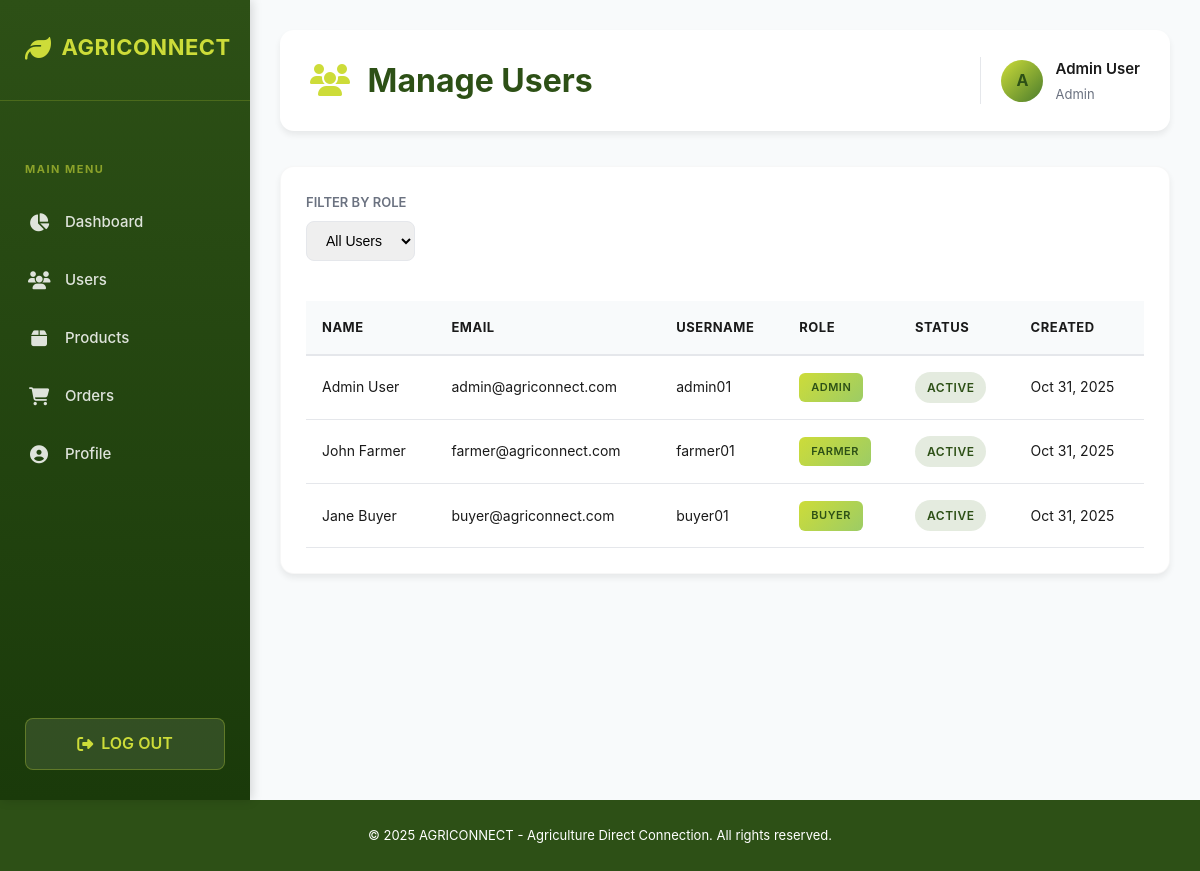
Screenshot of /pages/users/manage-users.php (signed in) with the database file from the repository.
### tables this page shows
CREATE TABLE users (
    user_id INT PRIMARY KEY AUTO_INCREMENT,
    username VARCHAR(50) UNIQUE NOT NULL,
    email VARCHAR(100) UNIQUE NOT NULL,
    password VARCHAR(255) NOT NULL,
    full_name VARCHAR(100) NOT NULL,
    phone VARCHAR(15),
    address TEXT,
    role ENUM('admin', 'farmer', 'buyer') NOT NULL,
    profile_image VARCHAR(255),
    is_active BOOLEAN DEFAULT TRUE,
    created_at TIMESTAMP DEFAULT CURRENT_TIMESTAMP,
    updated_at TIMESTAMP DEFAULT CURRENT_TIMESTAMP ON UPDATE CURRENT_TIMESTAMP
);

### includes/auth-check.php (called while the page is built, shortened)
<?php
include_once($_SERVER['DOCUMENT_ROOT'] . '/agriconnect/config/db.php');
$user_id = $_SESSION['user_id'];
$query = "SELECT u.* FROM users u WHERE u.user_id = ?";
$stmt = $conn->prepare($query);
$stmt->bind_param("i", $user_id);
$stmt->execute();
$result = $stmt->get_result();
$current_user = $result->fetch_assoc();
?>

### pages/users/manage-users.php (the view, shortened to what this page needs)
<?php
include_once($_SERVER['DOCUMENT_ROOT'] . '/agriconnect/includes/auth-check.php');
include_once($_SERVER['DOCUMENT_ROOT'] . '/agriconnect/includes/header.php');
$query = "SELECT * FROM users WHERE 1=1";
$query .= " ORDER BY created_at DESC";
$result = $conn->query($query);
?>
<div class="main-wrapper">
    <?php include_once($_SERVER['DOCUMENT_ROOT'] . '/agriconnect/includes/sidebar.php'); ?>
    <div class="main-content">
        <div class="top-bar">
            <div class="top-bar-left">
                <h1 style="margin: 0; color: var(--primary-green);">
                    <i class="fas fa-users" style="color: var(--accent-lime); margin-right: 10px;"></i>
                    Manage Users
                </h1>
            </div>
            <div class="top-bar-right">
                <div class="user-info">
                    <div class="user-avatar"><?php echo strtoupper(substr($current_user['full_name'], 0, 1)); ?></div>
                    <div class="user-details">
                        <h3><?php echo $current_user['full_name']; ?></h3>
                        <p><?php echo ucfirst($current_user['role']); ?></p>
                    </div>
                </div>
            </div>
        </div>
        <div class="card">
            <div style="margin-bottom: 20px;">
                <label style="font-weight: 600; font-size: 13px; color: var(--text-gray); display: block; margin-bottom: 8px;">FILTER BY ROLE</label>
                <select onchange="window.location.href='?role=' + this.value" style="padding: 10px 15px; border-radius: 8px; border: 1px solid var(--border-light); font-size: 14px;">
                    <option value="">All Users</option>
                </select>
            </div>
            <div class="table-responsive">
                <table>
                    <thead>
                        <tr>
                            <th>Name</th>
                            <th>Email</th>
                            <th>Username</th>
                            <th>Role</th>
                            <th>Status</th>
                            <th>Created</th>
                        </tr>
                    </thead>
                    <tbody>
                        <?php while ($row = $result->fetch_assoc()): ?>
                            <tr>
                                <td><?php echo htmlspecialchars($row['full_name']); ?></td>
                                <td><?php echo htmlspecialchars($row['email']); ?></td>
                                <td><?php echo htmlspecialchars($row['username']); ?></td>
                                <td>
                                    <span class="badge" style="background: linear-gradient(135deg, var(--accent-lime), #9ccc65); color: var(--primary-green); padding: 6px 12px; border-radius: 6px; font-weight: 600; text-transform: uppercase; font-size: 11px;">
                                        <?php echo ucfirst($row['role']); ?>
                                    </span>
                                </td>
                                <td>
                                    <span class="badge <?php echo $row['is_active'] ? 'badge-success' : 'badge-danger'; ?>" style="padding: 6px 12px;">
                                        <?php echo $row['is_active'] ? 'Active' : 'Inactive'; ?>
                                    </span>
                                </td>
                                <td><?php echo date('M d, Y', strtotime($row['created_at'])); ?></td>
                            </tr>
                        <?php endwhile; ?>
                    </tbody>
                </table>
            </div>
        </div>
    </div>
</div>
<?php include_once($_SERVER['DOCUMENT_ROOT'] . '/agriconnect/includes/footer.php'); ?>

### includes/header.php (shortened to what this page needs)
<!DOCTYPE html>
<html lang="en">
<head>
    <link rel="stylesheet" href="/agriconnect/assets/css/style.css">
    <link rel="stylesheet" href="https://cdnjs.cloudflare.com/ajax/libs/font-awesome/6.4.0/css/all.min.css">
</head>
<body>

### includes/sidebar.php (shortened to what this page needs)
<?php
if (isset($current_user)) {
    $role = $current_user['role'];
?>
<aside class="sidebar">
    <div class="sidebar-header">
        <div class="logo">
            <i class="fas fa-leaf"></i>
            <span>AGRICONNECT</span>
        </div>
    </div>
    <nav class="sidebar-menu">
        <?php if ($role === 'admin'): ?>
            <div class="menu-title">Main Menu</div>
            <ul>
                <li><a href="/agriconnect/pages/dashboard/admin-dashboard.php"><i class="fas fa-chart-pie"></i> <span>Dashboard</span></a></li>
                <li><a href="/agriconnect/pages/users/manage-users.php"><i class="fas fa-users"></i> <span>Users</span></a></li>
                <li><a href="/agriconnect/pages/product/view-products.php"><i class="fas fa-box"></i> <span>Products</span></a></li>
                <li><a href="/agriconnect/pages/orders/view-orders.php"><i class="fas fa-shopping-cart"></i> <span>Orders</span></a></li>
                <li><a href="/agriconnect/pages/profile/user-profile.php"><i class="fas fa-user-circle"></i> <span>Profile</span></a></li>
            </ul>
        <?php endif; ?>
    </nav>
    <div class="sidebar-footer">
        <a href="/agriconnect/pages/logout.php" class="logout-btn">
            <i class="fas fa-sign-out-alt"></i> LOG OUT
        </a>
    </div>
</aside>
<?php
}
?>

### includes/footer.php
<footer>
    <p>&copy; 2025 AGRICONNECT - Agriculture Direct Connection. All rights reserved.</p>
</footer>
</body>
</html>

### assets/css/style.css (style rules this page uses)
:root { --primary-green: #2d5016; --dark-green: #1a3a0a; --light-green: #4a7c2c; --accent-lime: #cddc39; --accent-light-lime: #e8f5e9; --bg-light: #f8fafb; --bg-white: #ffffff; --text-dark: #1a1a1a; --text-gray: #6b7280; --border-light: #e5e7eb; --shadow-sm: 0 1px 2px rgba(0, 0, 0, 0.05); --shadow-md: 0 4px 6px rgba(0, 0, 0, 0.07); --shadow-lg: 0 10px 15px rgba(0, 0, 0, 0.1); }
* { margin: 0; padding: 0; box-sizing: border-box; }
html, body { width: 100%; height: 100%; }
body { font-family: -apple-system, BlinkMacSystemFont, "Segoe UI", Roboto, "Helvetica Neue", Arial, sans-serif; background-color: var(--bg-light); color: var(--text-dark); line-height: 1.6; overflow-x: hidden; }
.main-wrapper { display: flex; min-height: 100vh; }
.sidebar { width: 250px; background: linear-gradient(180deg, var(--primary-green) 0%, var(--dark-green) 100%); color: var(--bg-white); padding: 30px 0; position: fixed; height: 100vh; overflow-y: auto; box-shadow: 2px 0 10px rgba(0, 0, 0, 0.15); z-index: 1000; }
.sidebar-header { padding: 0 25px 35px; border-bottom: 1px solid rgba(205, 220, 57, 0.2); }
.logo { display: flex; align-items: center; gap: 10px; font-size: 22px; font-weight: 700; color: var(--accent-lime); letter-spacing: 0.5px; }
.logo i { font-size: 26px; }
.sidebar-menu { padding: 30px 0; }
.menu-title { padding: 10px 25px; font-size: 11px; font-weight: 700; text-transform: uppercase; color: rgba(205, 220, 57, 0.6); letter-spacing: 1.5px; margin-top: 20px; }
.sidebar-menu ul { list-style: none; }
.sidebar-menu li { margin: 8px 0; }
.sidebar-menu a { display: flex; align-items: center; gap: 15px; padding: 13px 25px; color: rgba(255, 255, 255, 0.85); text-decoration: none; transition: all 0.3s cubic-bezier(0.4, 0, 0.2, 1); border-left: 3px solid transparent; font-weight: 500; font-size: 15px; }
.sidebar-menu a i { width: 22px; text-align: center; font-size: 18px; }
.sidebar-footer { position: absolute; bottom: 30px; width: 100%; padding: 0 25px; }
.logout-btn { width: 100%; display: flex; align-items: center; justify-content: center; gap: 8px; padding: 12px; background-color: rgba(255, 255, 255, 0.1); border: 1px solid rgba(205, 220, 57, 0.3); color: var(--accent-lime); border-radius: 8px; font-weight: 600; cursor: pointer; transition: all 0.3s ease; text-decoration: none; }
.main-content { flex: 1; margin-left: 250px; padding: 40px; background-color: var(--bg-light); }
.top-bar { display: flex; justify-content: space-between; align-items: center; background-color: var(--bg-white); padding: 25px 30px; border-radius: 14px; margin-bottom: 35px; box-shadow: var(--shadow-md); gap: 30px; }
.top-bar-left { flex: 1; display: flex; align-items: center; gap: 20px; }
.top-bar-right { display: flex; align-items: center; gap: 25px; }
.user-info { display: flex; align-items: center; gap: 12px; padding-left: 20px; border-left: 1px solid var(--border-light); }
.user-avatar { width: 42px; height: 42px; border-radius: 50%; background: linear-gradient(135deg, var(--accent-lime), var(--light-green)); display: flex; align-items: center; justify-content: center; color: var(--primary-green); font-weight: 700; font-size: 16px; }
.user-details h3 { font-size: 15px; font-weight: 600; color: var(--text-dark); margin: 0; }
.user-details p { font-size: 13px; color: var(--text-gray); margin: 3px 0 0 0; }
.card { background-color: var(--bg-white); border-radius: 14px; padding: 25px; margin-bottom: 25px; box-shadow: var(--shadow-md); border: 1px solid rgba(0, 0, 0, 0.03); transition: all 0.3s ease; }
.table-responsive { overflow-x: auto; }
table { width: 100%; border-collapse: collapse; margin-top: 20px; }
th { background-color: var(--bg-light); color: var(--text-dark); padding: 16px; text-align: left; font-weight: 700; font-size: 13px; text-transform: uppercase; letter-spacing: 0.5px; border-bottom: 2px solid var(--border-light); }
td { padding: 16px; border-bottom: 1px solid var(--border-light); font-size: 14px; }
.badge { display: inline-block; padding: 6px 14px; border-radius: 20px; font-size: 12px; font-weight: 600; text-transform: uppercase; letter-spacing: 0.5px; }
.badge-success { background-color: rgba(74, 124, 44, 0.15); color: var(--primary-green); }
@media (max-width: 1200px) { .main-content { padding: 30px; } }
footer { background-color: var(--primary-green); color: var(--bg-white); text-align: center; padding: 25px; margin-top: auto; font-size: 13px; }
footer p { margin: 0; }

### rows the page displays
users: full_name "A", full_name "Admin User", role "Admin", email "admin@agriconnect.com", username "admin01", role "ADMIN", is_active "ACTIVE", created_at "Oct 31, 2025"
users: full_name "John Farmer", email "farmer@agriconnect.com", username "farmer01", role "FARMER", is_active "ACTIVE", created_at "Oct 31, 2025"
users: full_name "Jane Buyer", email "buyer@agriconnect.com", username "buyer01", role "BUYER", is_active "ACTIVE", created_at "Oct 31, 2025"
